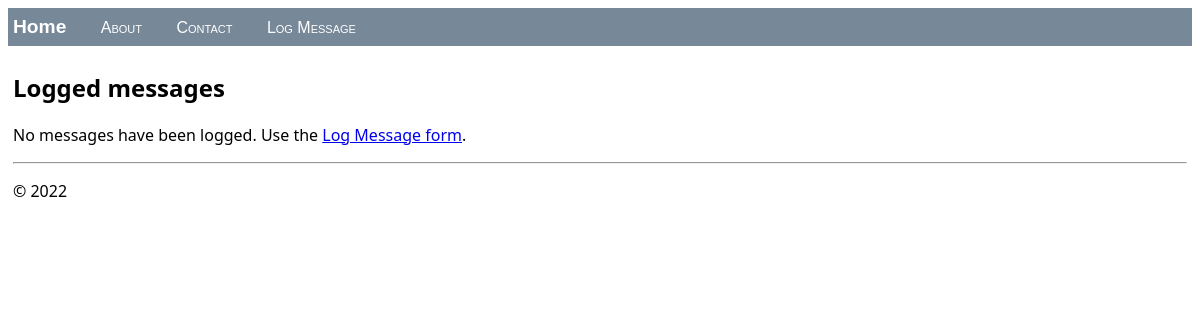
/portfolio/, run on an earlier commit of the app's database.
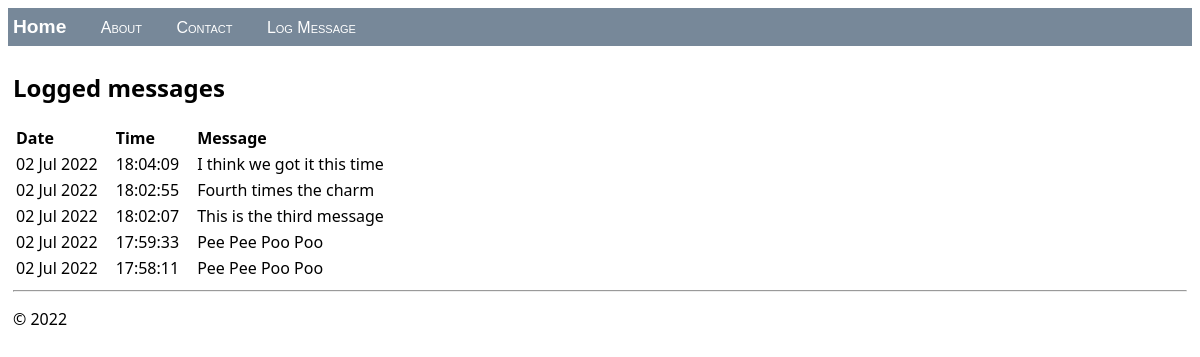
And on a later commit of the database.
### hello/models.py (models this page shows, shortened)
class LogMessage(models.Model):
    message = models.CharField(max_length= 300)
    log_date = models.DateTimeField("Date Logged")

### hello/views.py (the view)
class HomeListView(ListView):
    model = LogMessage
    def get_context_data(self,**kwargs):
        context = super(HomeListView, self).get_context_data(**kwargs)
        return context

### hello/Templates/hello/home.html (shortened to what this page needs)
{% extends "hello/layout.html" %}
{% block content %}
    <h2>Logged messages</h2>
    {% if message_list %}
        <table class="message_list">
            <thead>
            <tr>
                <th>Date</th>
                <th>Time</th>
                <th>Message</th>
            </tr>
            </thead>
            <tbody>
            {% for message in message_list %}
                <tr>
                    <td>{{ message.log_date | date:'d M Y' }}</td>
                    <td>{{ message.log_date | time:'H:i:s' }}</td>
                    <td>
                        {{ message.message }}
                    </td>
                </tr>
            {% endfor %}
            </tbody>
        </table>
    {% else %}
        <p>No messages have been logged. Use the <a href="{% url 'log' %}">Log Message form</a>.</p>
    {% endif %}
{% endblock %}

### hello/Templates/hello/layout.html (shortened to what this page needs)
<!DOCTYPE html>
<html>
<head>
    {% load static %}
    <link rel="stylesheet" type="text/css" href="{% static 'hello/site.css' %}"/>
</head>
<body>
<div class="navbar">
    <a href="{% url 'home' %}" class="navbar-brand">Home</a>
    <a href="{% url 'about' %}" class="navbar-item">About</a>
    <a href="{% url 'contact' %}" class="navbar-item">Contact</a>
    <a href="{% url 'log' %}" class="navbar-item">Log Message</a>
</div>
<div class="body-content">
    {% block content %}
    {% endblock %}
    <hr/>
    <footer>
        <p>© 2022</p>
    </footer>
</div>
</body>
</html>

### hello/static/hello/site.css (style rules this page uses)
.navbar { background-color: lightslategray; font-size: 1em; font-family: 'Trebuchet MS', 'Lucida Sans Unicode', 'Lucida Grande', 'Lucida Sans', Arial, sans-serif; color: white; padding: 8px 5px 8px 5px; }
.navbar a { text-decoration: none; color: inherit; }
.navbar-brand { font-size: 1.2em; font-weight: 600; }
.navbar-item { font-variant: small-caps; margin-left: 30px; }
.body-content { padding: 5px; font-family:'Segoe UI', Tahoma, Geneva, Verdana, sans-serif; }
.message_list th, td { text-align: left; padding-right: 15px; }

What changed in the data, as far as the page shows it:
added LogMessage: log_date "02 Jul 2022", log_date "18:04:09", message "I think we got it this time"
added LogMessage: log_date "02 Jul 2022", log_date "18:02:55", message "Fourth times the charm"
added LogMessage: log_date "02 Jul 2022", log_date "18:02:07", message "This is the third message"
added LogMessage: log_date "02 Jul 2022", log_date "17:59:33", message "Pee Pee Poo Poo"
added LogMessage: log_date "02 Jul 2022", log_date "17:58:11", message "Pee Pee Poo Poo"
Also different on the page:
text no longer shown: "No messages have been logged. Use the Log Message form ."
text now shown: "Date Time Message"
